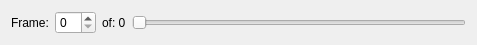
<?xml version="1.0" encoding="UTF-8"?>
<ui version="4.0">
 <class>SpinBoxSlider</class>
 <widget class="QWidget" name="SpinBoxSlider">
  <property name="geometry">
   <rect>
    <x>0</x>
    <y>0</y>
    <width>477</width>
    <height>42</height>
   </rect>
  </property>
  <property name="windowTitle">
   <string>Form</string>
  </property>
  <layout class="QHBoxLayout" name="horizontalLayout">
   <item>
    <widget class="QLabel" name="frameLabel">
     <property name="text">
      <string>Frame:</string>
     </property>
     <property name="buddy">
      <cstring>frameQSpinBox</cstring>
     </property>
    </widget>
   </item>
   <item>
    <widget class="QSpinBox" name="frameQSpinBox"/>
   </item>
   <item>
    <widget class="QLabel" name="totalFramesCountLabel">
     <property name="text">
      <string>of: 0</string>
     </property>
    </widget>
   </item>
   <item>
    <widget class="QSlider" name="frameQSlider">
     <property name="orientation">
      <enum>Qt::Horizontal</enum>
     </property>
    </widget>
   </item>
  </layout>
 </widget>
 <resources/>
 <connections/>
</ui>
